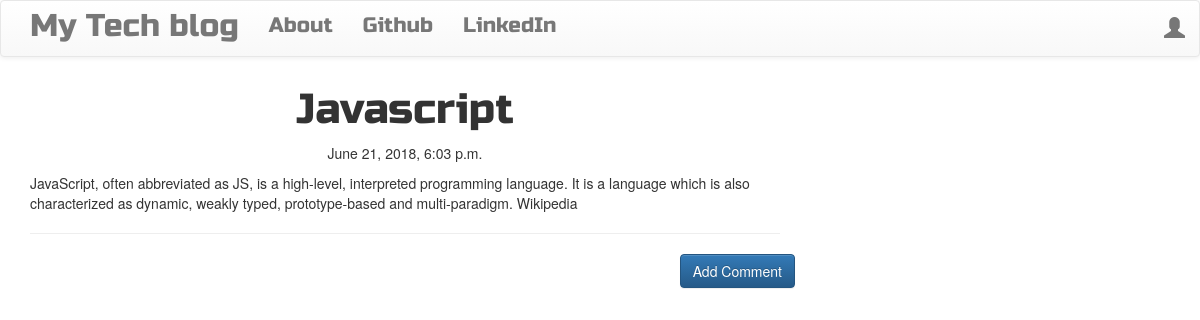
Screenshot of /post/8 with the database file from the repository.
### blog/models.py (models this page shows, shortened)
class Post(models.Model):
    author = models.ForeignKey('auth.user', on_delete=models.CASCADE)
    title = models.CharField(max_length = 256)
    text = models.TextField()
    created_date = models.DateTimeField(default = timezone.now)
    published_date = models.DateTimeField(blank = True, null= True)

### blog/views.py (the view)
# urls.py: path('post/<int:pk>', views.PostDetailView.as_view(), name='post_detail'),
class PostDetailView(DetailView):
    model = models.Post
    template_name = 'post_detail.html'

### blog/templates/blog/post_detail.html (shortened to what this page needs)
{% extends 'blog/base.html'%}
{% block content%}
  <h1 class = 'posttitle'>{{post.title}}</h1>
  {% if post.published_date %}
    <div class="date postdate">
        {{post.published_date}}
    </div>
  {% else %}
  <a class="btn btn-default" href="{% url 'post_publish' pk=post.pk%}">Publish</a>
  {% endif %}
  <p class = 'postcontent'>{{post.text|safe|linebreaks}}</p>
  <hr>
  <a class="btn btn-primary btn-comment" href="{% url 'add_comment_to_post' pk=post.pk %}">Add Comment</a>
  <div class="container">
    {% for comment in post.comments.all %}
    <br>
  {% empty %}
      <p>No Comment</p>
  {% endfor %}
  </div>
{% endblock%}

### blog/static/css/blog.css (style rules this page uses)
.postdate { text-align: center; }
.posttitle { font-family: 'Russo One', sans-serif; font-size: 3em; text-align: center; }
.postcontent { font-family: 'Montserrat'; font-size: 1.5em; }
.btn-comment { position: absolute; right: 0px; }
.loader { filter:hue-rotate(0deg); color: linear-gradient(45deg,#0f8,#08f); animation:hue 5000ms infinite linear; }

### rows the page displays
Post: title "Javascript", published_date "June 21, 2018, 6:03 p.m.", text "JavaScript, often abbreviated as JS, is a high-level, interpreted programming language. It is a language which is also characterized as dynamic, weakly typed, prototype-based and multi-paradigm. Wikipedia"
